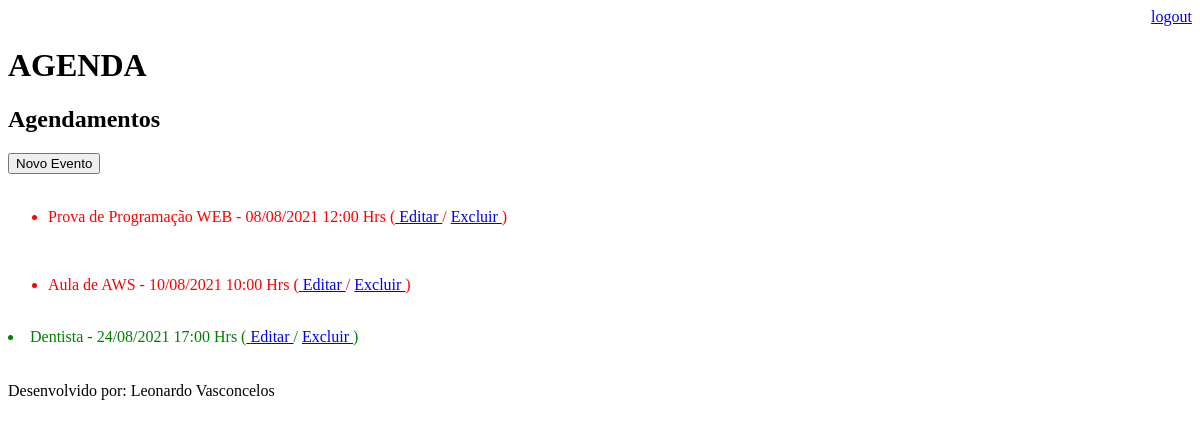
The page /agenda/ (signed in) on the database as committed earlier.
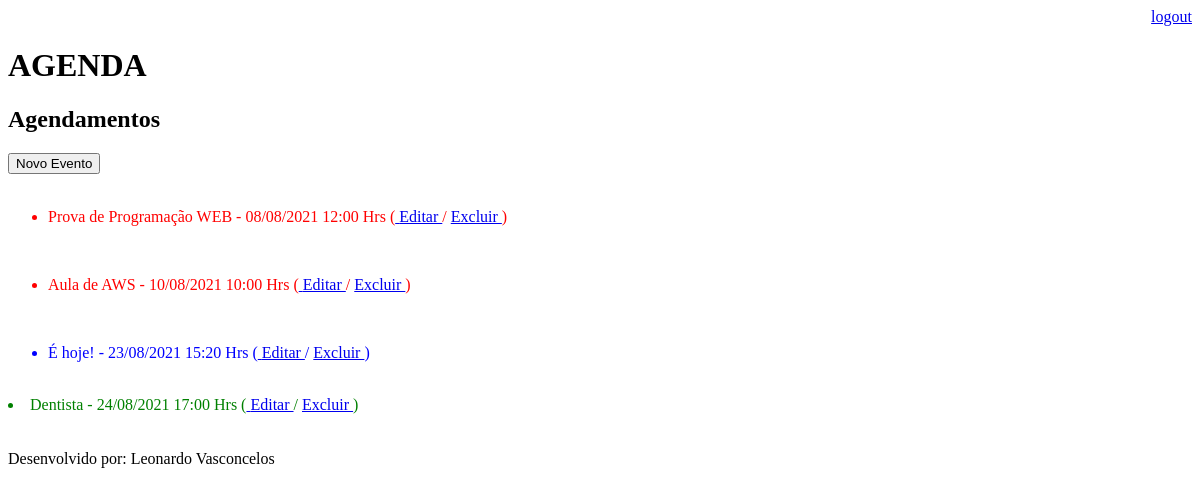
The same page on the database as committed later.
### core/models.py (models this page shows, shortened)
class Evento(models.Model):
    titulo = models.CharField(max_length=100)
    descricao = models.TextField(blank=True, null=True)
    data_evento = models.DateTimeField(verbose_name='Data do Evento')
    local_evento = models.CharField(max_length=150, blank=True, null=True)
    data_criacao = models.DateTimeField(auto_now=True)
    usuario = models.ForeignKey(User, on_delete=models.CASCADE)
    class Meta:
        db_table = 'evento'
    def get_data_criacao(self):
        return self.data_evento.strftime('%d/%m/%Y %H:%M Hrs')
    def get_evento_atrasado(self):
        if self.data_evento < datetime.now():
            return True
        else:
            return False
    def get_data_compare(self):
        return self.data_evento.strftime('%Y-%m-%d')
    def get_evento_dia(self):
        today = date.today().strftime('%Y-%m-%d')
        data = self.get_data_compare()
        if data == today:
            return True
        else:
            return False

### core/views.py (the view)
# urls.py: path('agenda/', views.lista_eventos),
@login_required(login_url='/login/')
def lista_eventos(request):
    usuario = request.user
    evento = Evento.objects.filter(usuario=usuario).order_by('data_evento')
    response = {'eventos': evento}
    return render(request, 'agenda.html', response)

### templates/agenda.html (shortened to what this page needs)
{% extends "model-page.html" %}
{% block content %}
    <h2>Agendamentos</h2>
    <a href="evento/">
        <input type="button" value="Novo Evento"/>
    </a>
    <br><br>
        {% for evento in eventos %}
        {% if evento.get_evento_atrasado %}
            <div class="atrasado">
            <ul>
                <li>{{ evento.titulo }} - {{ evento.get_data_criacao }}
        {% elif evento.get_evento_dia %}
            <div class="hoje">
            <ul>
                <li>{{ evento.titulo }} - {{ evento.get_data_criacao }}
        {% else %}
            <div class="emDia">
                <li>{{ evento.titulo }} - {{ evento.get_data_criacao }}
        {% endif %}
                    (<a href="evento/?id={{ evento.id }}"> Editar </a> / <a href="evento/delete/{{ evento.id }}"> Excluir </a>)
                </li>
            </ul>
            </div>
            <br>
        {% endfor %}
{% endblock %}

Rows that differ between the two databases and show on the page:
added Evento: titulo "É hoje!", get_data_criacao "23/08/2021 15:20 Hrs"
